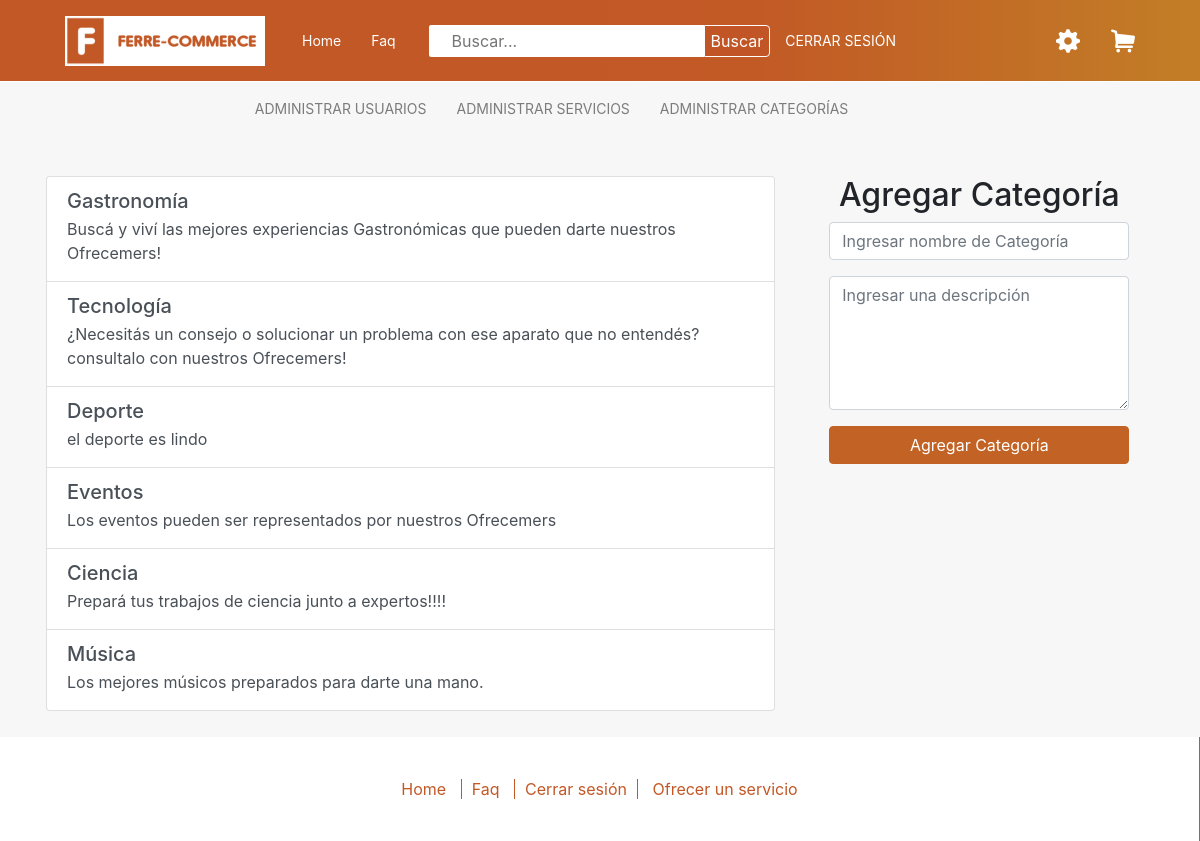
Page /all-categories.php (signed in) on the committed database.
### tables this page shows
CREATE TABLE `categories` (
  `id` int(11) NOT NULL,
  `name` varchar(50) NOT NULL,
  `description` varchar(200) NOT NULL
);

### all-categories.php (called while the page is built, shortened)
<?php
include 'loader.php';
$categorias = $db->buscarDatos('categories');
require 'views/all-categories-view.php';

### classes/PDOConnector.php (called while the page is built)
<?php
class PDOConnector
{
    public static function make()
    {
        try {
            $pdo = new PDO("mysql:host=localhost;dbname=ecommerce;port=3306;charset=utf8mb4", "root", "12345");
            $pdo->setAttribute(PDO::ATTR_ERRMODE, PDO::ERRMODE_EXCEPTION);
            $pdo->setAttribute(PDO::ATTR_EMULATE_PREPARES, false);
            return $pdo;
        } catch (PDOException $e){
            echo $e->getMessage();
        }
    }
}

### loader.php (called while the page is built, shortened)
<?php
require 'classes/MySQLDB.php';
$db = new MySQLDB();

### classes/MySQLDB.php (called while the page is built, shortened)
<?php
    require 'classes/PDOConnector.php';
    class MySQLDB extends DB
    {
        protected $connection;
        public function __construct()
        {
            $pdo = new PDOConnector();
            $this->connection = $pdo->make();
        }
        public function buscarDatos($datos)
        {
            $stmt = $this->connection->prepare("SELECT * FROM $datos");
            $stmt->execute();
            return $stmt->fetchAll(PDO::FETCH_ASSOC);
        }
    }

### views/all-categories-view.php (the view, shortened to what this page needs)
<!DOCTYPE html>
<html lang="es">
<?php include 'head.php'?>
</head>
<body>
    <?php include_once('navbar.php'); ?>
    <?php include_once('nav-admin.php'); ?>
<div class="container">
    <div class="row">
        <div class="col-sm-8">
            <div class="list-categories">
                <div class="list-group">
                    <?php foreach($categorias as $categoria): ?>
                        <div class="list-group-item list-group-item-action flex-column align-items-start">
                            <div class="d-flex w-100 justify-content-between">
                                <h5 class="mb-1"><?=$categoria['name']; ?></h5>
                            </div>
                            <p class="mb-1"><?=$categoria['description']; ?></p>
                        </div>
                    <?php endforeach ?>
                </div>
            </div>
        </div>
        <div class="col-sm-4">
            <div class="form-categories">
                <form class="form-signin" action="" method="post">
                    <h2>Agregar Categoría</h2>
                    <div class="form-group">
                        <input type="text" class="form-control" id="exampleInputEmail1" aria-describedby="emailHelp" name='name' placeholder="Ingresar nombre de Categoría">
                    </div>
                    <div class="form-group">
                        <textarea class="form-control" rows="5" id="comment" placeholder='Ingresar una descripción' name='description'></textarea>
                    </div>
                    <button type="submit" class="btn btn-primary">Agregar Categoría</button>
                </form>
            </div>
        </div>
    </div>
</div>
    <?php include_once('footer.php'); ?>
</body>
</html>

### css/stylepreguntas.css (style rules this page uses)
.row { text-align: center; }

### css/master.css (style rules this page uses)
.form-signin { width: 100%; max-width: 300px; margin: auto; margin-top: 40px; margin-bottom: 60px; text-align: center; }
.form-signin .btn { max-width: 300px; width: 100%; }
.btn-primary { color: #ffffff; background-color: #c26325; margin-bottom: 45px; }
body { background-color: rgb(247, 247, 247); height: 100%; }
.container { border-radius: 0px; border: solid 1px rgba(214, 210, 210, 0); }
.list-group { margin-top: 40px; }

### rows in the picture
categories: name "Gastronomía", description "Buscá y viví las mejores experiencias Gastronómicas que pueden darte nuestros Ofrecemers!"
categories: name "Tecnología", description "¿Necesitás un consejo o solucionar un problema con ese aparato que no entendés? consultalo con nuestros Ofrecemers!"
categories: name "Deporte", description "el deporte es lindo"
categories: name "Eventos", description "Los eventos pueden ser representados por nuestros Ofrecemers"
categories: name "Ciencia", description "Prepará tus trabajos de ciencia junto a expertos!!!!"
categories: name "Música", description "Los mejores músicos preparados para darte una mano."
